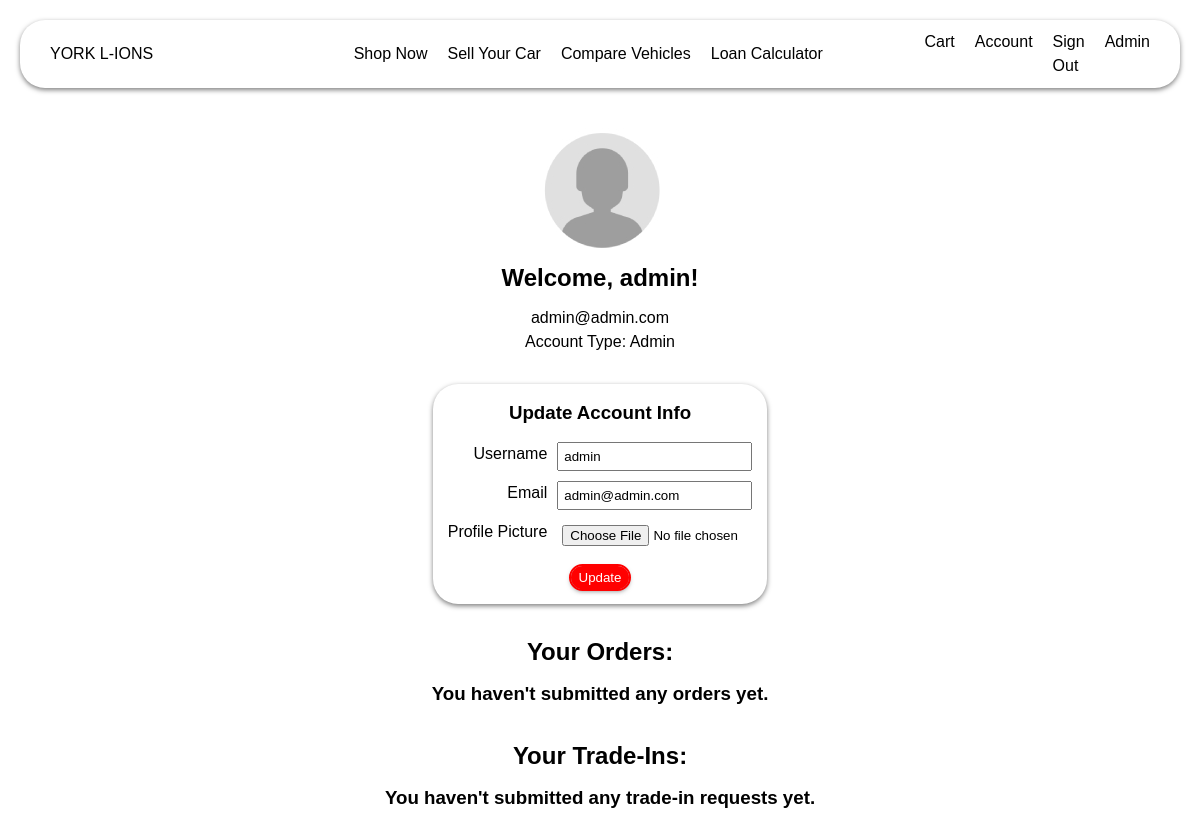
Before: /account (signed in) with the older database file.
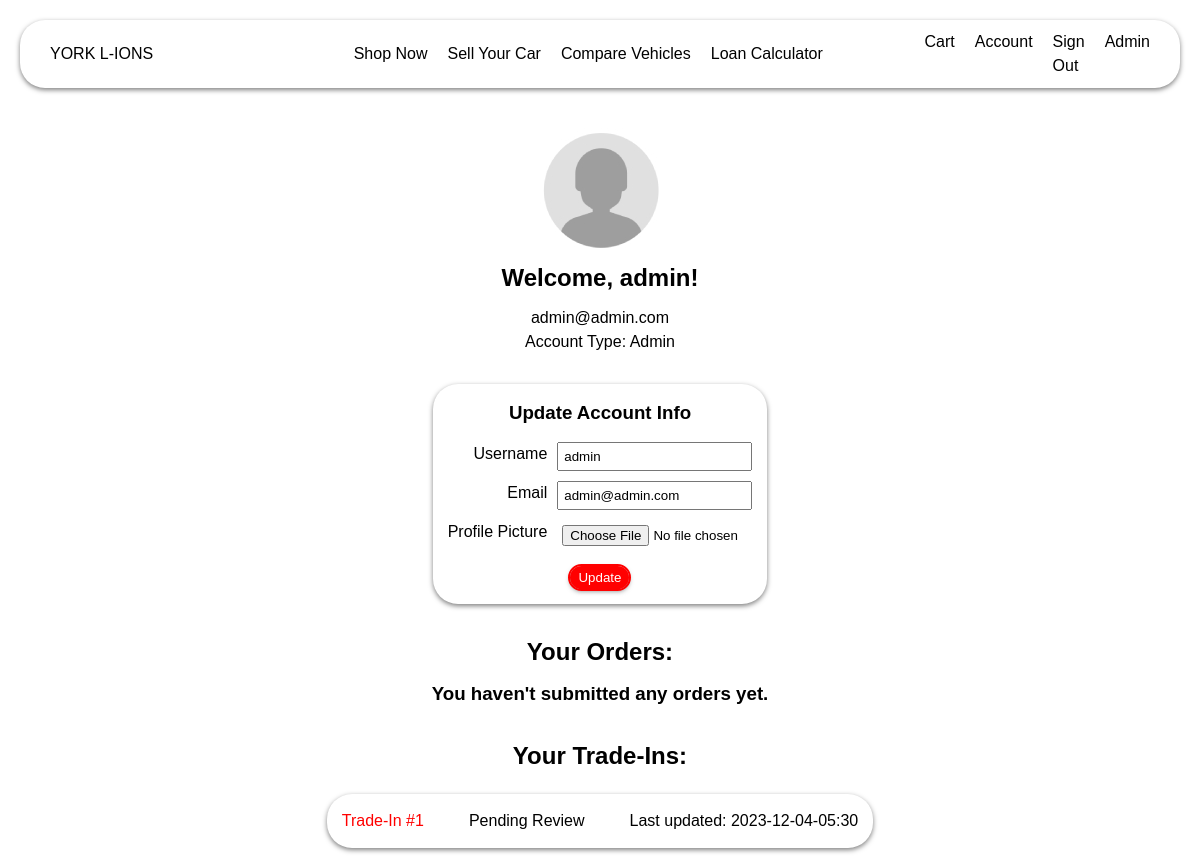
After: the same page with the newer database file.
### yorklions/models/trade_in.py (models this page shows)
class TradeIn(db.Model):
    __tablename__ = "trade_ins"
    id: Mapped[int] = mapped_column(Integer, primary_key=True, nullable=False)
    user_id: Mapped[int] = mapped_column(Integer, ForeignKey('users.id'), nullable=False)
    vehicle_id: Mapped[int] = mapped_column(ForeignKey("vehicles.id"))
    status: Mapped[float] = mapped_column(String, primary_key=False, default="Pending Review")
    quote: Mapped[float] = mapped_column(Float, primary_key=False)
    accidents: Mapped[str] = mapped_column(String, nullable=False)
    details: Mapped[str] = mapped_column(String, nullable=False)
    date_updated: Mapped[str] = mapped_column(String, nullable=False)

### yorklions/routes/auth.py (the view)
@auth.route("/account", methods=["POST", "GET"])
@login_required  # decorators, yum
def account():
    form = UpdateAccountForm()
    if form.validate_on_submit():
        if form.profile_pic.data:
            pic_file = save_picture(form.profile_pic.data)
            remove_old_picture(current_user.image_file)
            current_user.image_file = pic_file
        current_user.username = form.username.data
        current_user.email = form.email.data
        db.session.commit()
        flash("Account updated!", "success")
        return redirect(url_for("auth.account"))
    elif request.method == "GET":  # populate form with current user info on
        form.username.data = current_user.username
        form.email.data = current_user.email
    image_file = url_for("static", filename="account/" + current_user.image_file)
    return render_template(
            "account.html", title="Account", image_file=image_file, form=form
            )

### yorklions/forms.py (shortened to what this page needs)
class UpdateAccountForm(FlaskForm):
    username = StringField(
        "Username", validators=[DataRequired(), Length(min=2, max=20)]
    )
    email = StringField("Email", validators=[DataRequired(), Email()])
    profile_pic = FileField(
        "Profile Picture", validators=[FileAllowed(["jpg", "jpeg", "png"])]
    )
    submit = SubmitField("Update")

### yorklions/models/user.py (called while the page is built)
@login_manager.user_loader  # login_managers needs to know how to load a user
def load_user(user_id):
    return User.query.get(int(user_id))

### yorklions/templates/account.html (shortened to what this page needs)
{% extends "layout.html" %}
{% block stylesheet %}
    <link rel="stylesheet" href="{{ url_for('static', filename='stylesheets/login.css') }}">
    <link rel="stylesheet" href="{{ url_for('static', filename='stylesheets/account.css') }}">
{% endblock stylesheet %}
{% block content %}
<div class="centred_content_wrapper">
    <div class="account_info">
        <img src="{{ image_file }}" alt="Profile Photo">
        <h2>Welcome, {{ current_user.username }}!</h2>
        <p>{{ current_user.email }}</p>
        <p>Account Type: {{ 'Admin' if current_user.is_admin else 'User' }}</p>
    </div>
    <div class="update_account floating_box">
        <form action="" method="post" enctype="multipart/form-data" novalidate>
            <h3>Update Account Info</h3>
            <div>
                <div class="form_grid">
                    {{ form.username.label() }}
                    {{ form.username() }}
                </div>
            </div>
            <div>
                <div class="form_grid">
                    {{ form.email.label() }}
                    {{ form.email() }}
                </div>
            </div>
            <div>
                <div class="form_grid">
                    {{ form.profile_pic.label() }}
                    {{ form.profile_pic() }}
                </div>
            </div>
            <div class="wide">
                {{ form.submit(class="button") }}
            </div>
        </form>
    </div>
    <div class="orders">
        <h2>Your Orders:</h2>
        {% if not current_user.orders %}
            <h3>You haven't submitted any orders yet.</h3>
        {% endif %}
    </div>
    <div class="trade_ins">
        <h2>Your Trade-Ins:</h2>
        {% if not current_user.trade_ins %}
            <h3>You haven't submitted any trade-in requests yet.</h3>
        {% endif %}
        <table>
            {% for trade_in in current_user.trade_ins|reverse %}
            <tr class="floating_box">
                <td class="order_cell"><a href="/trade-in/{{ trade_in.id }}">Trade-In #{{ trade_in.id }}</a></td>
                <td class="order_cell">{{ trade_in.status }}</td>
                <td class="order_cell">Last updated: {{ trade_in.date_updated }}</td>
            </tr>
            {% endfor %}
        </table>
    </div>
</div>
{% endblock content %}

Changed rows visible on the page:
added TradeIn: id "1", status "Pending Review", date_updated "2023-12-04-05:30"
Other visible differences:
text no longer shown: "You haven't submitted any trade-in requests yet."
